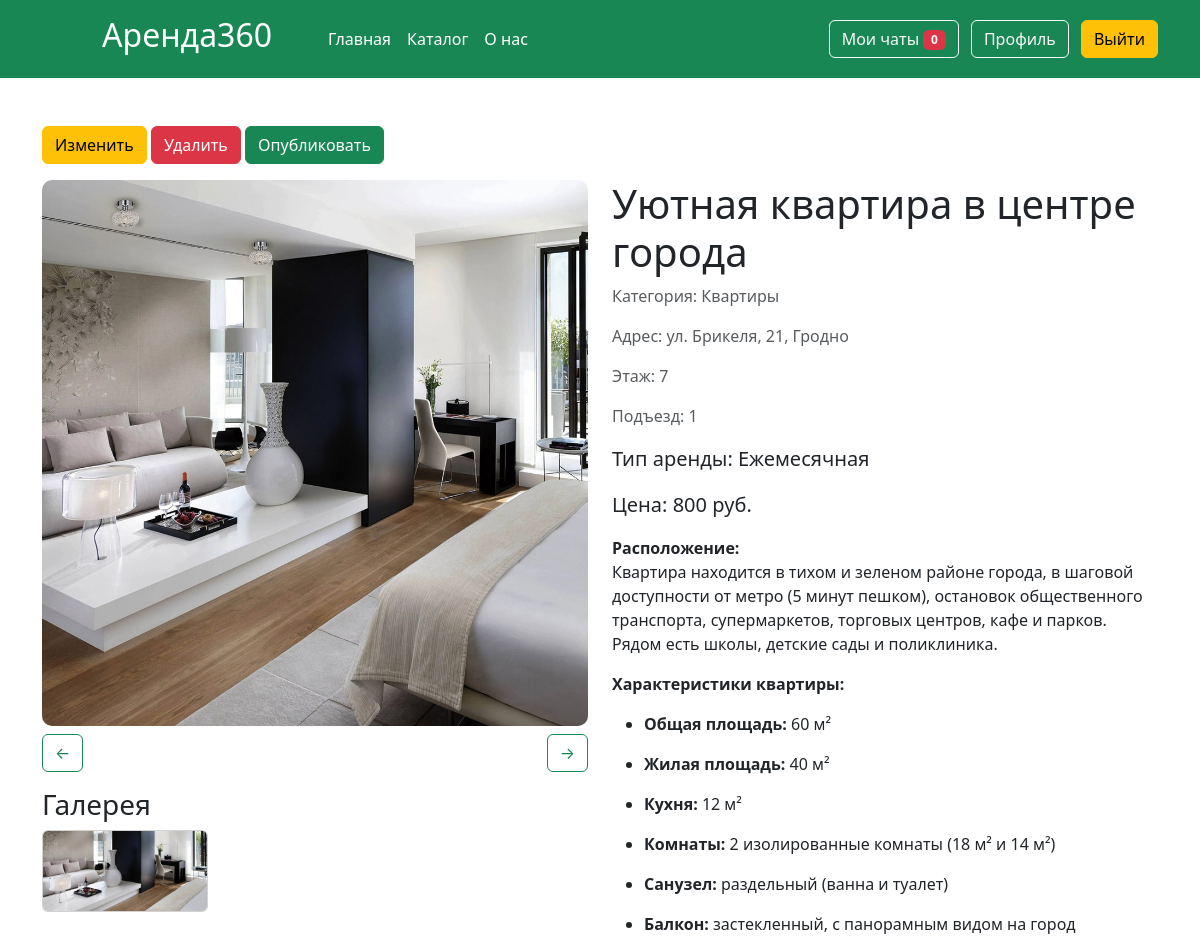
The app's page /card/1 (signed in, upper part), older data.
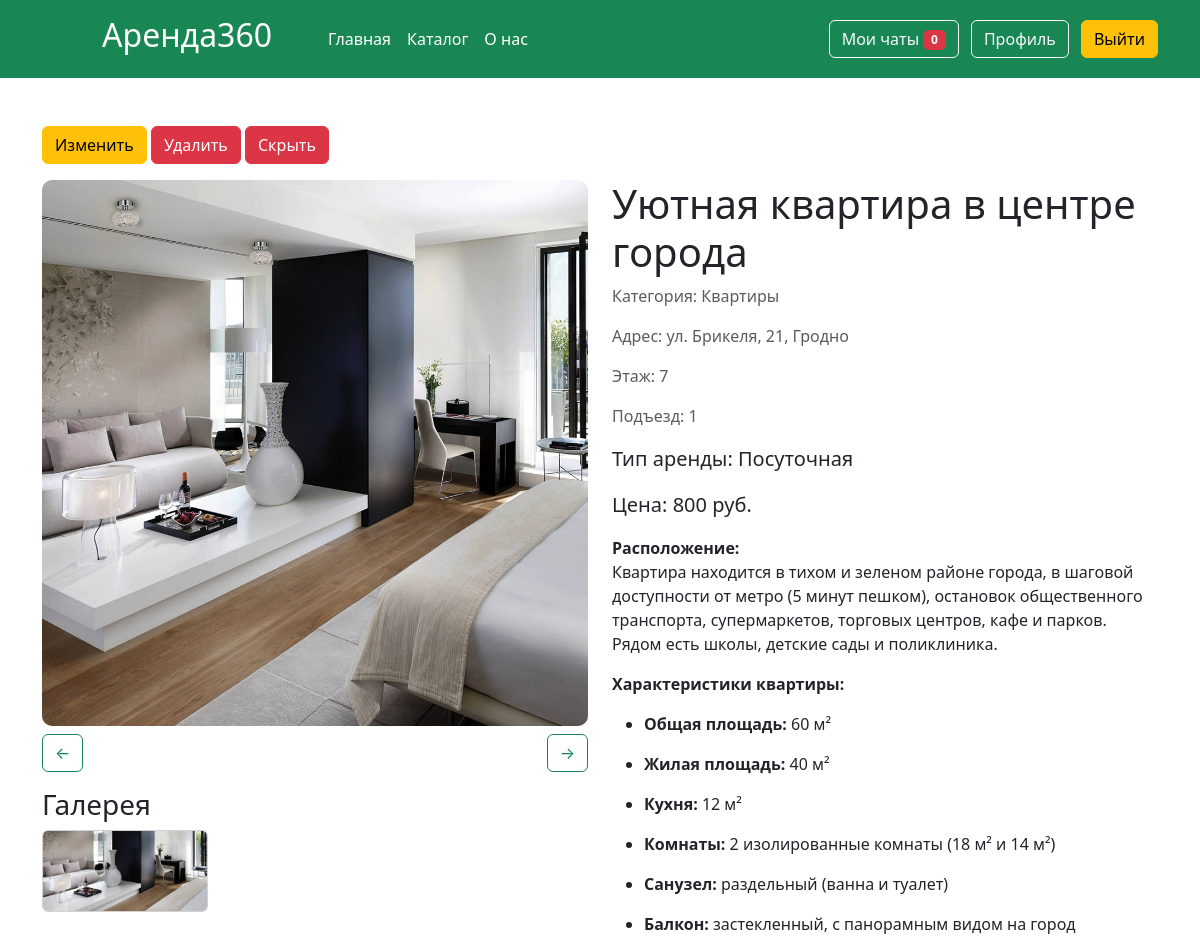
The same page, newer data.
### app.py (models this page shows, shortened)
class Articles(db.Model):
    id = db.Column(db.Integer,primary_key=True)
    title = db.Column(db.String(100))
    text = db.Column(db.Text)
    image_name = db.Column(db.String(100))
    category = db.Column(db.String(100))
    price = db.Column(db.Integer)
    floor = db.Column(db.Integer)
    entrance = db.Column(db.Integer)
    type_app = db.Column(db.String(100))
    address= db.Column(db.String(100))
    count_rooms = db.Column(db.Integer)
    hide = db.Column(db.Boolean, default=True)
    id_user = db.Column(db.Integer, db.ForeignKey('users.id'))
    orders = db.relationship('Orders', backref='article', lazy=True)
    images = db.relationship('Image', backref='article', lazy=True, cascade="all, delete-orphan")

### app.py (the view, shortened to what this page needs)
@app.route('/card/<int:id>', methods=['GET', 'POST'])
def card(id):
    article = Articles.query.get(id)
    total_user = None
    if 'name' in session:
        total_user = Users.query.filter_by(email=session['name']).first()
    if not article or (article.hide and (not total_user or total_user.root != 1)):
        abort(404)
    check = Orders.query.filter_by(id_article=article.id).all()
    images = Image.query.filter_by(article_id=id).all()
    return render_template("card.html",article=article,check=check,images=images)

### app.py (called while the page is built)
@app.context_processor
def inject_unread_messages():
    if 'name' in session:
        current_user = Users.query.filter_by(email=session['name']).first()
        unread_count = Messages.query.filter_by(recipient_id=current_user.id, is_read=False).count()
        return dict(unread_messages=unread_count)
    return dict(unread_messages=0)

@app.context_processor
def inject_user():
    def get_user_name():
        if 'name' in session:
            return Users.query.filter_by(email=session['name']).first()
    return dict(active_user=get_user_name())

@app.context_processor
def inject_unread_count():
    if 'name' in session:
        user = Users.query.filter_by(email=session['name']).first()
        if user:
            unread_count = Notification.query.filter_by(user_id=user.id, is_read=False).count()
            return dict(unread_notifications=unread_count)
    return dict(unread_notifications=0)

### templates/card.html (shortened to what this page needs)
{% extends 'base.html' %}
{% block main %}
    <main>
        <div class="container my-5">
            {%if 'name' in session and active_user.id==article.id_user or active_user.root==1%}
            <button
              type="button"
              class="btn btn-warning mb-3"
              data-bs-toggle="modal"
              data-bs-target="#exampleModal"
            >
              Изменить
            </button>
            <a href="/delete-article/{{article.id}}" class="btn btn-danger mb-3">Удалить</a>
            {%if article.hide%}
            <a href="/change-status/{{article.id}}" class="btn btn-success mb-3">Опубликовать</a>
            {%else%}
             <a href="/change-status/{{article.id}}" class="btn btn-danger mb-3">Скрыть</a>
            {%endif%}
            {%endif%}
            <div class="row">
                <div class="col-md-6">
                    <div class="gallery-main">
                        <img id="mainImage" src="../../static/img/upload/{{article.image_name}}" width="100%" alt="Основное изображение товара">
                        <div class="image-navigation my-2 d-flex justify-content-between">
                            <button class="btn btn-outline-success prev-btn" onclick="prevImage()">←</button>
                            <button class="btn btn-outline-success next-btn" onclick="nextImage()">→</button>
                        </div>
                        <div class="row gallery-thumbnails my-3">
                          <h3>Галерея</h3>
                          <div class="col-md-4 mb-3">
                                <div class="card">
                                    <img src="../../static/img/upload/{{article.image_name}}" onclick="changeImage(this.src)" class="card-img-top" alt="Дополнительное изображение">
                                </div>
                            </div>
                        </div>
                    </div>
                </div>
                <div class="col-md-6">
                    <h1>{{article.title}}</h1>
                    <p class="text-muted">Категория: {{article.category}}</p>
                    <p class="text-muted">Адрес: {{article.address}}</p>
                    {%if article.floor%}
                    <p class="text-muted">Этаж: {{article.floor}}</p>
                    {%endif%}
                    {%if article.entrance%}
                    <p class="text-muted">Подъезд: {{article.entrance}}</p>
                    {%endif%}
                    <p class="lead">Тип аренды: <strong>{{article.type_app}}</strong></p>
                    <p class="lead">Цена: <strong>{{article.price}} руб.</strong></p>
                    {% autoescape false %} {{article.text}} {% endautoescape %}
            </div>
        </div>
    </main>
    {% endblock %}

### templates/base.html (shortened to what this page needs)
<!DOCTYPE html>
<html lang="en">
  <head>
    <link
      href="{{ url_for('static', filename='css/bootstrap.min.css') }}"
      rel="stylesheet"
    />
    <link rel="stylesheet" href="{{ url_for('static', filename='css/style.css') }}" />
    <link rel="stylesheet" href="https://cdn.jsdelivr.net/npm/flatpickr/dist/flatpickr.min.css">
<link
  rel="stylesheet"
  href="https://unpkg.com/leaflet@1.9.4/dist/leaflet.css"
/>
  </head>
  <body>
    <header class="p-3 text-bg-success">
      <div class="container">
        <div
          class="d-flex flex-wrap align-items-center justify-content-center justify-content-lg-start"
        >
          <a
            href="/"
            class="d-flex align-items-center mb-2 mb-lg-0 text-white text-decoration-none"
          >
            <h2>Аренда360</h2>
          </a>
          <ul
            class="nav col-12 col-lg-auto me-lg-auto mx-5 mb-2 justify-content-center mb-md-0"
          >
            <li>
              <a href="/" class="nav-link px-2 text-white">Главная</a>
            </li>
            <li><a href="/catalog" class="nav-link px-2 text-white">Каталог</a></li>
            <li>
              <a href="/about" class="nav-link px-2 text-white">О нас</a>
            </li>
          </ul>
          <div class="text-end">
            {%if 'name' in session and active_user %}
            <a href="/my_chats" class="btn btn-outline-light me-2">Мои чаты <span class="badge bg-danger">{{ unread_messages }}</span></a>
            <a href="/profile" class="btn btn-outline-light me-2 position-relative">
              Профиль
            </a>
            <a href="/logout"  class="btn btn-warning">Выйти</a>
            {% else %}
            <a href="/login" class="btn btn-outline-light me-2">Вход</a>
             <a href="/reg"  class="btn btn-warning">Регистрация</a>
             {%endif%}
          </div>
        </div>
      </div>
    </header>
    {% block main %} {% endblock %}
  </body>
</html>

### static/css/style.css (style rules this page uses)
html { height: 100%; }
body { display: flex; flex-direction: column; height: 100%; background-color: #ffff; border-radius: 30px; }
main { flex: 1 0 auto; }
.gallery-main img { width: 100%; height: auto; border-radius: 10px; }
.gallery-thumbnails img { width: 100%; height: 80px; object-fit: cover; border-radius: 5px; cursor: pointer; transition: opacity 0.3s; }
.card { transition: box-shadow 0.3s; }

Row changes from the older to the newer data that the page shows:
changed Articles "Уютная квартира в центре города": hide True → False (drawn); type_app "Ежемесячная" → "Посуточная"
Text that changed along with them:
text no longer shown: "Опубликовать"
text now shown: "Скрыть"
